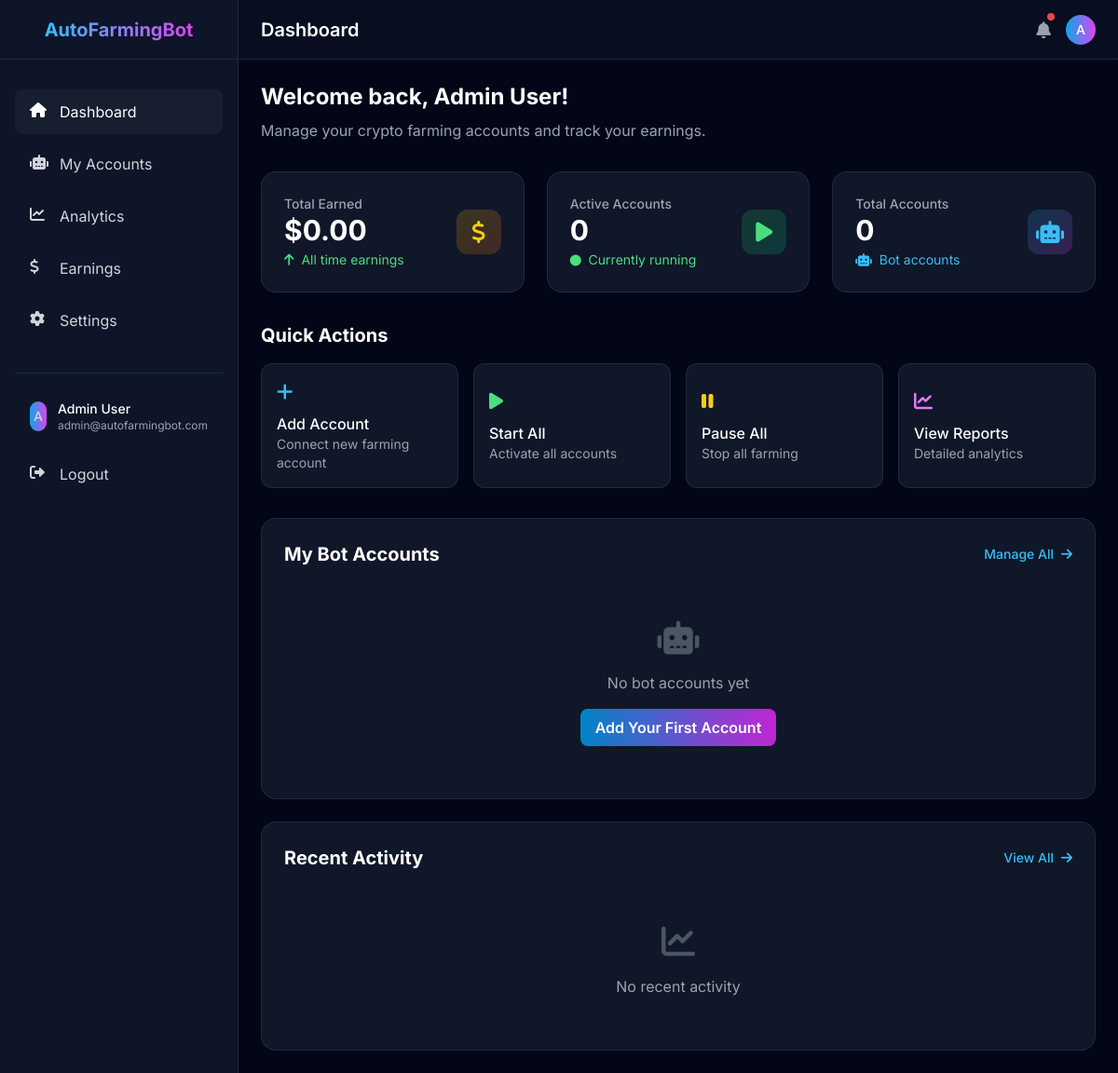
The app's page /dashboard (signed in) with its own data.
### models.py (models this page shows, shortened)
class User(UserMixin, db.Model):
    __tablename__ = 'users'
    id = db.Column(db.Integer, primary_key=True)
    username = db.Column(db.String(64), unique=True, nullable=False)
    email = db.Column(db.String(120), unique=True, nullable=False)
    first_name = db.Column(db.String(64), nullable=True)
    last_name = db.Column(db.String(64), nullable=True)
    password_hash = db.Column(db.String(256), nullable=False)
    role = db.Column(db.String(20), default='user')  # 'user' or 'admin'
    active = db.Column(db.Boolean, default=True)
    created_at = db.Column(db.DateTime, default=datetime.utcnow)
    last_login = db.Column(db.DateTime)
    bot_accounts = db.relationship('BotAccount', backref='user', lazy=True, cascade='all, delete-orphan')
    @property
    def full_name(self):
        if self.first_name and self.last_name:
            return f"{self.first_name} {self.last_name}"
        return self.username

### routes.py (the view)
@app.route('/dashboard')
@login_required
def user_dashboard():
    user_accounts = BotAccount.query.filter_by(user_id=current_user.id).all()
    total_earned = sum(account.total_earned for account in user_accounts)
    active_count = len([acc for acc in user_accounts if acc.status == 'active'])
    account_ids = [acc.id for acc in user_accounts]
    recent_sessions = FarmingSession.query.filter(
        FarmingSession.bot_account_id.in_(account_ids)
    ).order_by(FarmingSession.session_start.desc()).limit(5).all()
    return render_template('user/dashboard.html',
                         accounts=user_accounts,
                         total_earned=total_earned,
                         active_count=active_count,
                         recent_sessions=recent_sessions)

### app.py (called while the page is built)
@login_manager.user_loader
def load_user(user_id):
    from models import User
    return User.query.get(int(user_id))

### templates/user/dashboard.html (shortened to what this page needs)
{% extends "user/base.html" %}
{% block page_title %}Dashboard{% endblock %}
{% block content %}
<div class="mb-8">
    <h1 class="text-2xl font-bold text-white mb-2">Welcome back, {{ current_user.full_name }}!</h1>
    <p class="text-gray-400">Manage your crypto farming accounts and track your earnings.</p>
</div>
<div class="grid grid-cols-1 md:grid-cols-3 gap-6 mb-8">
    <div class="bg-dark-800/50 backdrop-blur-sm rounded-2xl border border-dark-700/50 p-6">
        <div class="flex items-center justify-between">
            <div>
                <p class="text-sm font-medium text-gray-400">Total Earned</p>
                <p class="text-3xl font-bold text-white">${{ "%.2f"|format(total_earned) }}</p>
                <p class="text-sm text-green-400 mt-1">
                    <i class="fas fa-arrow-up mr-1"></i>
                    All time earnings
                </p>
            </div>
            <div class="flex items-center justify-center w-12 h-12 bg-gradient-to-br from-yellow-500/20 to-orange-500/20 rounded-xl">
                <i class="fas fa-dollar-sign text-2xl text-yellow-400"></i>
            </div>
        </div>
    </div>
    <div class="bg-dark-800/50 backdrop-blur-sm rounded-2xl border border-dark-700/50 p-6">
        <div class="flex items-center justify-between">
            <div>
                <p class="text-sm font-medium text-gray-400">Active Accounts</p>
                <p class="text-3xl font-bold text-white">{{ active_count }}</p>
                <p class="text-sm text-green-400 mt-1">
                    <i class="fas fa-circle text-xs mr-1"></i>
                    Currently running
                </p>
            </div>
            <div class="flex items-center justify-center w-12 h-12 bg-gradient-to-br from-green-500/20 to-emerald-500/20 rounded-xl">
                <i class="fas fa-play text-2xl text-green-400"></i>
            </div>
        </div>
    </div>
    <div class="bg-dark-800/50 backdrop-blur-sm rounded-2xl border border-dark-700/50 p-6">
        <div class="flex items-center justify-between">
            <div>
                <p class="text-sm font-medium text-gray-400">Total Accounts</p>
                <p class="text-3xl font-bold text-white">{{ accounts|length }}</p>
                <p class="text-sm text-primary-400 mt-1">
                    <i class="fas fa-robot mr-1"></i>
                    Bot accounts
                </p>
            </div>
            <div class="flex items-center justify-center w-12 h-12 bg-gradient-to-br from-primary-500/20 to-accent-500/20 rounded-xl">
                <i class="fas fa-robot text-2xl text-primary-400"></i>
            </div>
        </div>
    </div>
</div>
<div class="mb-8">
    <div class="flex items-center justify-between mb-4">
        <h2 class="text-xl font-bold text-white">Quick Actions</h2>
    </div>
    <div class="grid grid-cols-1 md:grid-cols-4 gap-4">
        <button class="p-4 bg-dark-800/50 backdrop-blur-sm rounded-xl border border-dark-700/50 hover:border-primary-500/50 transition-all duration-200 text-left">
            <i class="fas fa-plus text-primary-400 text-xl mb-2"></i>
            <h3 class="text-white font-medium">Add Account</h3>
            <p class="text-gray-400 text-sm">Connect new farming account</p>
        </button>
        <button class="p-4 bg-dark-800/50 backdrop-blur-sm rounded-xl border border-dark-700/50 hover:border-primary-500/50 transition-all duration-200 text-left">
            <i class="fas fa-play text-green-400 text-xl mb-2"></i>
            <h3 class="text-white font-medium">Start All</h3>
            <p class="text-gray-400 text-sm">Activate all accounts</p>
        </button>
        <button class="p-4 bg-dark-800/50 backdrop-blur-sm rounded-xl border border-dark-700/50 hover:border-primary-500/50 transition-all duration-200 text-left">
            <i class="fas fa-pause text-yellow-400 text-xl mb-2"></i>
            <h3 class="text-white font-medium">Pause All</h3>
            <p class="text-gray-400 text-sm">Stop all farming</p>
        </button>
        <button class="p-4 bg-dark-800/50 backdrop-blur-sm rounded-xl border border-dark-700/50 hover:border-primary-500/50 transition-all duration-200 text-left">
            <i class="fas fa-chart-line text-accent-400 text-xl mb-2"></i>
            <h3 class="text-white font-medium">View Reports</h3>
            <p class="text-gray-400 text-sm">Detailed analytics</p>
        </button>
    </div>
</div>
<div class="grid grid-cols-1 xl:grid-cols-2 gap-6">
    <div class="bg-dark-800/50 backdrop-blur-sm rounded-2xl border border-dark-700/50 p-6">
        <div class="flex items-center justify-between mb-6">
            <h2 class="text-xl font-bold text-white">My Bot Accounts</h2>
            <button class="text-primary-400 hover:text-primary-300 text-sm font-medium transition-colors">
                Manage All <i class="fas fa-arrow-right ml-1"></i>
            </button>
        </div>
        <div class="space-y-4">
            {% if not accounts %}
            <div class="text-center py-8">
                <i class="fas fa-robot text-4xl text-gray-600 mb-4"></i>
                <p class="text-gray-400 mb-4">No bot accounts yet</p>
                <button class="px-4 py-2 bg-gradient-to-r from-primary-600 to-accent-600 text-white font-semibold rounded-lg hover:from-primary-700 hover:to-accent-700 transition-all duration-200">
                    Add Your First Account
                </button>
            </div>
            {% endif %}
        </div>
    </div>
    <div class="bg-dark-800/50 backdrop-blur-sm rounded-2xl border border-dark-700/50 p-6">
        <div class="flex items-center justify-between mb-6">
            <h2 class="text-xl font-bold text-white">Recent Activity</h2>
            <button class="text-primary-400 hover:text-primary-300 text-sm font-medium transition-colors">
                View All <i class="fas fa-arrow-right ml-1"></i>
            </button>
        </div>
        <div class="space-y-4">
            {% if not recent_sessions %}
            <div class="text-center py-8">
                <i class="fas fa-chart-line text-4xl text-gray-600 mb-4"></i>
                <p class="text-gray-400">No recent activity</p>
            </div>
            {% endif %}
        </div>
    </div>
</div>
{% endblock %}

### templates/user/base.html (shortened to what this page needs)
<!DOCTYPE html>
<html lang="en">
<head>
    <link href="https://cdnjs.cloudflare.com/ajax/libs/font-awesome/6.0.0/css/all.min.css" rel="stylesheet">
    <script src="https://cdn.tailwindcss.com"></script>
</head>
<body class="bg-dark-950 text-white font-inter">
    <div class="flex h-screen overflow-hidden">
        <aside id="sidebar" class="fixed inset-y-0 left-0 z-50 w-64 bg-dark-900/95 backdrop-blur-sm border-r border-dark-700/50 transform -translate-x-full transition-transform duration-300 ease-in-out lg:translate-x-0 lg:static lg:inset-0">
            <div class="flex items-center justify-center h-16 px-4 border-b border-dark-700/50">
                <h1 class="text-xl font-bold bg-gradient-to-r from-primary-400 to-accent-500 bg-clip-text text-transparent">
                </h1>
            </div>
            <nav class="mt-8">
                <div class="px-4 space-y-2">
                    <a href="{{ url_for('user_dashboard') }}" class="flex items-center px-4 py-3 text-gray-300 rounded-lg hover:bg-dark-800/50 hover:text-white transition-colors {% if request.endpoint == 'user_dashboard' %}bg-dark-800/50 text-white{% endif %}">
                        <i class="fas fa-home w-5 h-5 mr-3"></i>
                        <span>Dashboard</span>
                    </a>
                    <a href="#" class="flex items-center px-4 py-3 text-gray-300 rounded-lg hover:bg-dark-800/50 hover:text-white transition-colors">
                        <i class="fas fa-robot w-5 h-5 mr-3"></i>
                        <span>My Accounts</span>
                    </a>
                    <a href="#" class="flex items-center px-4 py-3 text-gray-300 rounded-lg hover:bg-dark-800/50 hover:text-white transition-colors">
                        <i class="fas fa-chart-line w-5 h-5 mr-3"></i>
                        <span>Analytics</span>
                    </a>
                    <a href="#" class="flex items-center px-4 py-3 text-gray-300 rounded-lg hover:bg-dark-800/50 hover:text-white transition-colors">
                        <i class="fas fa-dollar-sign w-5 h-5 mr-3"></i>
                        <span>Earnings</span>
                    </a>
                    <a href="#" class="flex items-center px-4 py-3 text-gray-300 rounded-lg hover:bg-dark-800/50 hover:text-white transition-colors">
                        <i class="fas fa-cog w-5 h-5 mr-3"></i>
                        <span>Settings</span>
                    </a>
                </div>
                <div class="mt-8 px-4">
                    <div class="border-t border-dark-700/50 pt-4">
                        <div class="flex items-center px-4 py-3 text-gray-300 rounded-lg">
                            <div class="w-8 h-8 bg-gradient-to-r from-primary-500 to-accent-500 rounded-full flex items-center justify-center mr-3">
                                <span class="text-sm font-medium">{{ current_user.first_name[0] if current_user.first_name else current_user.username[0] }}</span>
                            </div>
                            <div>
                                <p class="text-sm font-medium text-white">{{ current_user.full_name }}</p>
                                <p class="text-xs text-gray-400">{{ current_user.email }}</p>
                            </div>
                        </div>
                        <a href="{{ url_for('logout') }}" class="flex items-center px-4 py-3 mt-2 text-gray-300 rounded-lg hover:bg-red-500/10 hover:text-red-400 transition-colors">
                            <i class="fas fa-sign-out-alt w-5 h-5 mr-3"></i>
                            <span>Logout</span>
                        </a>
                    </div>
                </div>
            </nav>
        </aside>
        <div class="flex-1 flex flex-col overflow-hidden">
            <header class="bg-dark-900/50 backdrop-blur-sm border-b border-dark-700/50 h-16 flex items-center justify-between px-4 lg:px-6">
                <div class="flex items-center">
                    <h1 class="text-xl font-semibold text-white">
                        {% block page_title %}User Dashboard{% endblock %}
                    </h1>
                </div>
                <div class="flex items-center space-x-4">
                    <button class="relative text-gray-400 hover:text-white">
                        <i class="fas fa-bell text-lg"></i>
                        <span class="absolute -top-1 -right-1 w-2 h-2 bg-red-500 rounded-full"></span>
                    </button>
                    <div class="w-8 h-8 bg-gradient-to-r from-primary-500 to-accent-500 rounded-full flex items-center justify-center">
                        <span class="text-sm font-medium">{{ current_user.first_name[0] if current_user.first_name else current_user.username[0] }}</span>
                    </div>
                </div>
            </header>
            <main class="flex-1 overflow-auto bg-dark-950 p-4 lg:p-6">
                {% block content %}{% endblock %}
            </main>
        </div>
    </div>
</body>
</html>

### records on screen
User: first_name "A", full_name "Admin User", email "admin@autofarmingbot.com"

### other values on screen
{{ "%.2f"|format(total_earned) }} "0.00"
{{ active_count }} "0"
{{ accounts|length }} "0"
